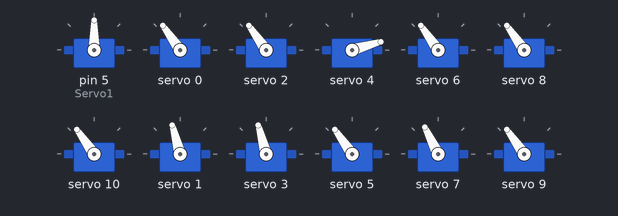
A sketch run on a simulated Arduino Uno, built with avr-gcc and run on an emulated ATmega328P. On the bench: 12 × servo.

Above: at 0.05 s.
At 2.5 s:
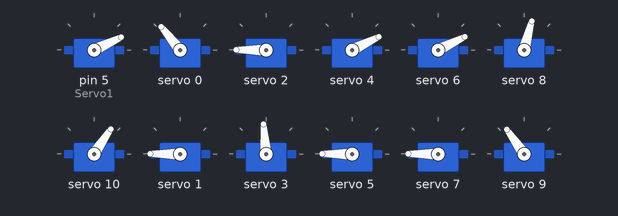
Timing chart, 0 to 3.0 s (numbered marks = the images above):
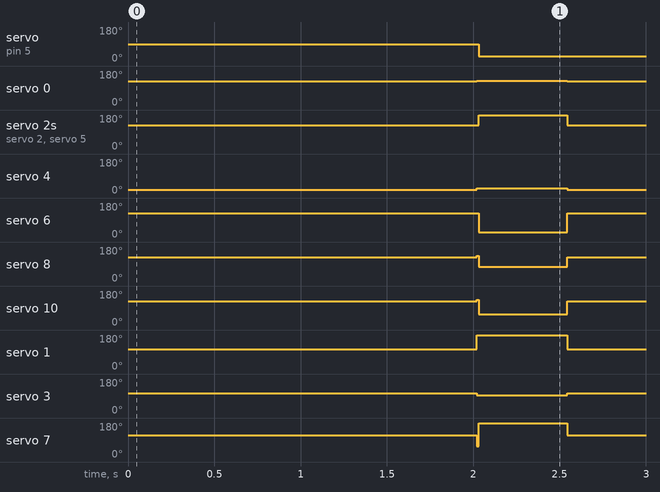

The sketch:

newPCA.ino
```cpp
#include <Wire.h>
#include <Adafruit_PWMServoDriver.h>
#include <Servo.h>
#include <PID_v1.h>

#define SERVOMIN  150
#define SERVOMAX 600

Servo Servo1;
Servo Servo2;

#define SERVO_FREQ 60

Adafruit_PWMServoDriver pwm = Adafruit_PWMServoDriver();

void setup() {
  Serial.begin(9600);
  pwm.begin();
  pwm.setPWMFreq(SERVO_FREQ);
  Servo1.attach(3);
  Servo1.attach(5);
}

void loop() {
  start();
  delay(2000);
  stand();
  fourlegs();
  walkforearm3l();
}
void wallkleg3l(int channel, int angle){
  walkforearm3l();
  walkshoulder3l(115);
}

void walkshoulder3l(int angle){
  for (int angle; angle <= 150; angle =+ 35){
    Servo1.write(angle);
    delay(1000);
  }
}

void fourlegs(){
  claw1r(0,125);
  forearm1r(1,200);
  shoulder1r(2,220);
  claw3r(6,20);
  forearm3r(7,200);
  shoulder3r(8,70);
  claw1l(9,120);
  forearm1l(10,50);
  shoulder1l(11,-50);
  claw3l(15,130);
  forearm3l(12,50);
  shoulder3l(14,180);
}

void start(){
  claw1r(0,120);
  claw2r(2,120);
  claw3r(4,10);
  claw1l(6,120);
  claw2l(8,120);
  claw3l(10,120);
  forearm1r(1,100);
  forearm2r(3,100);
  forearm3r(5,120);
  forearm1l(7,111);
  forearm2l(9,120);
  forearm3l(11,111);
}

void stand(){
  claw1r(0,125);
  claw2r(2,120);
  claw3r(4,20);
  claw1l(6,120);
  claw2l(8,130);
  claw3l(10,130);
  forearm1r(1,200);
  forearm2r(3,90);
  forearm3r(5,200);
  forearm1l(7,50);
  forearm2l(9,50);
  forearm3l(11,50);
}

void walkforearm3l(){
  forearm3l(11,80);
  delay(500);
  forearm3l(11,50);
}

void claw1r(int channel, int angle) {
  double kp = 1.125;
  double ki = 0.0;
  double kd = 0.2;
  double Setpoint = 90;
  double Input;
  Input = 10;
  double Output = map(angle, 0, 180, SERVOMIN, SERVOMAX);
  PID pid(&Input, &Output, &Setpoint, kp, ki, kd, DIRECT);
  pid.Compute();
  pwm.setPWM(channel, 0, Output);
}

void forearm1r(int channel, int angle) {
  double kp = 1.125;
  double ki = 0.0;
  double kd = 0.2;
  double Setpoint = 90;
  double Input;
  Input = 10;
  double Output = map(angle, 0, 180, SERVOMIN, SERVOMAX);
  PID pid(&Input, &Output, &Setpoint, kp, ki, kd, DIRECT);
  pid.Compute();
  pwm.setPWM(channel, 0, Output);
}

void claw2r(int channel, int angle) {
  double kp = 1.125;
  double ki = 0.0;
  double kd = 0.2;
  double Setpoint = 90;
  double Input;
  Input = 10;
  double Output = map(angle, 0, 180, SERVOMIN, SERVOMAX);
  PID pid(&Input, &Output, &Setpoint, kp, ki, kd, DIRECT);
  pid.Compute();
  pwm.setPWM(channel, 0, Output);
}

void forearm2r(int channel, int angle) {
  double kp = 1.125;
  double ki = 0.0;
  double kd = 0.2;
  double Setpoint = 90;
  double Input;
  Input = 10;
  double Output = map(angle, 0, 180, SERVOMIN, SERVOMAX);
  PID pid(&Input, &Output, &Setpoint, kp, ki, kd, DIRECT);
  pid.Compute();
  pwm.setPWM(channel, 0, Output);
}

void claw3r(int channel, int angle) {
  double kp = 1.125;
  double ki = 0.0;
  double kd = 0.2;
  double Setpoint = 90;
  double Input;
  Input = 10;
  double Output = map(angle, 0, 180, SERVOMIN, SERVOMAX);
  PID pid(&Input, &Output, &Setpoint, kp, ki, kd, DIRECT);
  pid.Compute();
  pwm.setPWM(channel, 0, Output);
}

void forearm3r(int channel, int angle) {
  double kp = 1.125;
  double ki = 0.0;
  double kd = 0.2;
  double Setpoint = 90;
  double Input;
  Input = 10;
  double Output = map(angle, 0, 180, SERVOMIN, SERVOMAX);
  PID pid(&Input, &Output, &Setpoint, kp, ki, kd, DIRECT);
  pid.Compute();
  pwm.setPWM(channel, 0, Output);
}

void claw1l(int channel, int angle) {
  double kp = 1.125;
  double ki = 0.0;
  double kd = 0.2;
  double Setpoint = 90;
  double Input;
  Input = 10;
  double Output = map(angle, 0, 180, SERVOMIN, SERVOMAX);
  PID pid(&Input, &Output, &Setpoint, kp, ki, kd, DIRECT);
  pid.Compute();
  pwm.setPWM(channel, 0, Output);
}

void forearm1l(int channel, int angle) {
  double kp = 1.125;
  double ki = 0.0;
  double kd = 0.2;
  double Setpoint = 90;
  double Input;
  Input = 10;
  double Output = map(angle, 0, 180, SERVOMIN, SERVOMAX);
  PID pid(&Input, &Output, &Setpoint, kp, ki, kd, DIRECT);
  pid.Compute();
  pwm.setPWM(channel, 0, Output);
}

void claw2l(int channel, int angle) {
  double kp = 1.125;
  double ki = 0.0;
  double kd = 0.2;
  double Setpoint = 90;
  double Input;
  Input = 10;
  double Output = map(angle, 0, 180, SERVOMIN, SERVOMAX);
  PID pid(&Input, &Output, &Setpoint, kp, ki, kd, DIRECT);
  pid.Compute();
  pwm.setPWM(channel, 0, Output);
}

void forearm2l(int channel, int angle) {
  double kp = 1.125;
  double ki = 0.0;
  double kd = 0.2;
  double Setpoint = 90;
  double Input;
  Input = 10;
  double Output = map(angle, 0, 180, SERVOMIN, SERVOMAX);
  PID pid(&Input, &Output, &Setpoint, kp, ki, kd, DIRECT);
  pid.Compute();
  pwm.setPWM(channel, 0, Output);
}

void claw3l(int channel, int angle) {
  double kp = 1.125;
  double ki = 0.0;
  double kd = 0.2;
  double Setpoint = 90;
  double Input;
  Input = 10;
  double Output = map(angle, 0, 180, SERVOMIN, SERVOMAX);
  PID pid(&Input, &Output, &Setpoint, kp, ki, kd, DIRECT);
  pid.Compute();
  pwm.setPWM(channel, 0, Output);
}

void forearm3l(int channel, int angle) {
  double kp = 1.125;
  double ki = 0.0;
  double kd = 0.2;
  double Setpoint = 90;
  double Input;
  Input = 10;
  double Output = map(angle, 0, 180, SERVOMIN, SERVOMAX);
  PID pid(&Input, &Output, &Setpoint, kp, ki, kd, DIRECT);
  pid.Compute();
  pwm.setPWM(channel, 0, Output);
}

void shoulder1r(int channel, int angle) {
  double kp = 1.125;
  double ki = 0.0;
  double kd = 0.2;
  double Setpoint = 90;
  double Input;
  Input = 10;
  double Output = map(angle, 0, 180, SERVOMIN, SERVOMAX);
  PID pid(&Input, &Output, &Setpoint, kp, ki, kd, DIRECT);
  pid.Compute();
  pwm.setPWM(channel, 0, Output);
}

void shoulder3r(int channel, int angle) {
  double kp = 1.125;
  double ki = 0.0;
  double kd = 0.2;
  double Setpoint = 90;
  double Input;
  Input = 10;
  double Output = map(angle, 0, 180, SERVOMIN, SERVOMAX);
  PID pid(&Input, &Output, &Setpoint, kp, ki, kd, DIRECT);
  pid.Compute();
  pwm.setPWM(channel, 0, Output);
}

void shoulder1l(int channel, int angle) {
  double kp = 1.125;
  double ki = 0.0;
  double kd = 0.2;
  double Setpoint = 90;
  double Input;
  Input = 10;
  double Output = map(angle, 0, 180, SERVOMIN, SERVOMAX);
  PID pid(&Input, &Output, &Setpoint, kp, ki, kd, DIRECT);
  pid.Compute();
  Servo1.write(Output);
  pwm.setPWM(channel, 0, Output);
}

void shoulder3l(int channel, int angle) {
  double kp = 1.125;
  double ki = 0.0;
  double kd = 0.2;
  double Setpoint = 90;
  double Input;
  Input = 10;
  double Output = map(angle, 0, 180, SERVOMIN, SERVOMAX);
  PID pid(&Input, &Output, &Setpoint, kp, ki, kd, DIRECT);
  pid.Compute();
  Servo2.write(Output);
  pwm.setPWM(channel, 0, Output);
}
```

Measured:
- by itself, servo on pin 5 (Servo1): 90° → 25° at 2.0 s
- by itself, servo 0: alternates 129° for 0.52 s and 125° for 2.0 s
- by itself, servo 2: alternates 180° for 0.51 s and 125° for 2.0 s
- by itself, servo 4: alternates 26° for 0.52 s and 16° for 2.0 s
- by itself, servo 6: alternates 125° for 2.0 s and 26° for 0.51 s
- by itself, servo 8: repeats every 2.5 s: 75° 0.51 s, 125° 2.0 s, 135° 0.01 s
- by itself, servo 10: repeats every 2.5 s: 56° 0.51 s, 125° 2.0 s, 135° 0.01 s
- by itself, servo 1: alternates 180° for 0.52 s and 105° for 2.0 s
